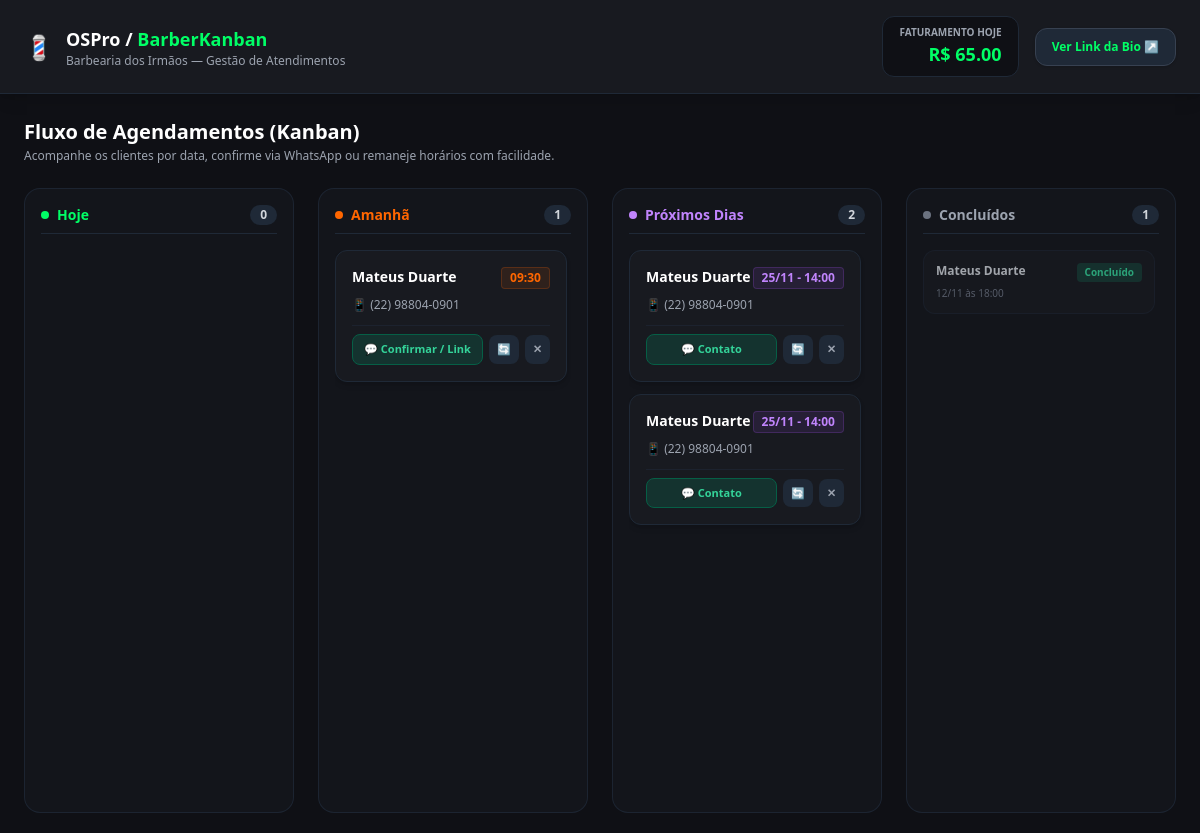
The page /admin on the database its author committed.
### app/models.py (models this page shows)
class Barbershop(Base):
    __tablename__ = "barbershops"
    id = Column(Integer, primary_key=True, index=True)
    slug = Column(String, unique=True, index=True, nullable=False) # ex: irmaos-barber
    name = Column(String, nullable=False)
    bio_text = Column(String)
    whatsapp = Column(String, nullable=False) # formato: 5534999999999
    instagram_url = Column(String)
    maps_url = Column(String)
    address_text = Column(String)
    is_active = Column(Boolean, default=True)
    barbers = relationship("Barber", back_populates="barbershop")
    services = relationship("Service", back_populates="barbershop")

class Appointment(Base):
    __tablename__ = "appointments"
    id = Column(Integer, primary_key=True, index=True)
    barbershop_id = Column(Integer, ForeignKey("barbershops.id"))
    barber_id = Column(Integer, ForeignKey("barbers.id"))
    service_id = Column(Integer, ForeignKey("services.id"))
    client_name = Column(String, nullable=False)
    client_phone = Column(String, nullable=False)
    start_datetime = Column(DateTime, nullable=False)
    end_datetime = Column(DateTime, nullable=False)
    status = Column(String, default="agendado") # agendado, concluido, cancelado

### app/main.py (the view)
@app.get("/admin", response_class=HTMLResponse)
def admin_dashboard(request: Request, db: Session = Depends(get_db)):
    shop = db.query(models.Barbershop).filter(models.Barbershop.slug == "barbearia-dos-irmaos").first()
    if not shop:
        raise HTTPException(status_code=404, detail="Barbearia não encontrada.")
    appointments = db.query(models.Appointment).filter(
        models.Appointment.barbershop_id == shop.id,
        models.Appointment.status != "cancelado"
    ).all()
    services_map = {s.id: s for s in shop.services}
    today_date = date.today()
    total_revenue = sum(
        services_map[a.service_id].price for a in appointments
        if a.status == "concluido" and a.start_datetime.date() == today_date and a.service_id in services_map
    )
    base_url = str(request.base_url).rstrip('/')
    return templates.TemplateResponse(
        request,
        "admin.html",
        {
            "shop": shop,
            "barbers": shop.barbers,
            "appointments": appointments,
            "services_map": services_map,
            "total_revenue": total_revenue,
            "today": today_date,
            "timedelta": timedelta,
            "base_url": base_url # <--- Injetando a URL base dinâmica aqui
        }
    )

### templates/admin.html (shortened to what this page needs)
<!DOCTYPE html>
<html lang="pt-BR">
<head>
    <script src="https://cdn.tailwindcss.com"></script>
</head>
<body class="bg-darkBg text-gray-100 min-h-screen flex flex-col">
    <header class="bg-cardBg border-b border-gray-800 px-6 py-4 flex justify-between items-center shadow-lg">
        <div class="flex items-center gap-3">
            <span class="text-2xl">💈</span>
            <div>
                <h1 class="text-lg font-bold text-white">OSPro / <span class="text-neonGreen">BarberKanban</span></h1>
                <p class="text-xs text-gray-400">{{ shop.name }} — Gestão de Atendimentos</p>
            </div>
        </div>
        <div class="flex items-center gap-4">
            <div class="bg-darkBg px-4 py-2 rounded-xl border border-gray-800 text-right">
                <span class="text-[10px] text-gray-400 uppercase block font-semibold">Faturamento Hoje</span>
                <span class="text-lg font-extrabold text-neonGreen">R$ {{ "%.2f"|format(total_revenue) }}</span>
            </div>
            <a href="/{{ shop.slug }}" target="_blank"
                class="bg-gray-800 hover:bg-gray-700 text-neonGreen text-xs font-semibold px-4 py-2.5 rounded-xl border border-gray-700 transition shadow">
                Ver Link da Bio ↗
            </a>
        </div>
    </header>
    <main class="flex-1 p-6 overflow-x-auto">
        <div class="mb-6 flex justify-between items-center">
            <div>
                <h2 class="text-xl font-bold text-white">Fluxo de Agendamentos (Kanban)</h2>
                <p class="text-xs text-gray-400 mt-0.5">Acompanhe os clientes por data, confirme via WhatsApp ou
                    remaneje horários com facilidade.</p>
            </div>
        </div>
        <div class="grid grid-cols-1 md:grid-cols-4 gap-6 min-w-[1000px]">
            {% set ns = namespace(today_count=0, tomorrow_count=0, future_count=0, done_count=0) %}
            {% for a in appointments %}
            {% if a.status == 'agendado' %}
            {% if a.start_datetime.date() == today %}
            {% set ns.today_count = ns.today_count + 1 %}
            {% elif a.start_datetime.date() == today + timedelta(days=1) %}
            {% set ns.tomorrow_count = ns.tomorrow_count + 1 %}
            {% else %}
            {% set ns.future_count = ns.future_count + 1 %}
            {% endif %}
            {% elif a.status == 'concluido' %}
            {% set ns.done_count = ns.done_count + 1 %}
            {% endif %}
            {% endfor %}
            <div class="bg-columnBg rounded-2xl p-4 border border-gray-800/80 flex flex-col h-[75vh]">
                <div class="flex justify-between items-center mb-4 pb-2 border-b border-gray-800">
                    <span class="text-sm font-bold text-neonGreen flex items-center gap-2">
                        <span class="w-2 h-2 rounded-full bg-neonGreen"></span> Hoje
                    </span>
                    <span class="bg-gray-800 text-gray-300 text-xs px-2.5 py-0.5 rounded-full font-bold">{{
                        ns.today_count }}</span>
                </div>
                <div class="flex-1 overflow-y-auto space-y-3 pr-1">
                </div>
            </div>
            <div class="bg-columnBg rounded-2xl p-4 border border-gray-800/80 flex flex-col h-[75vh]">
                <div class="flex justify-between items-center mb-4 pb-2 border-b border-gray-800">
                    <span class="text-sm font-bold text-neonOrange flex items-center gap-2">
                        <span class="w-2 h-2 rounded-full bg-neonOrange"></span> Amanhã
                    </span>
                    <span class="bg-gray-800 text-gray-300 text-xs px-2.5 py-0.5 rounded-full font-bold">{{
                        ns.tomorrow_count }}</span>
                </div>
                <div class="flex-1 overflow-y-auto space-y-3 pr-1">
                    {% for a in appointments %}
                    {% if a.status == 'agendado' and a.start_datetime.date() == today + timedelta(days=1) %}
                    <div class="bg-cardBg p-4 rounded-xl border border-gray-800 shadow-md">
                        <div class="flex justify-between items-start mb-2">
                            <h4 class="font-bold text-white text-sm">{{ a.client_name }}</h4>
                            <span
                                class="text-xs bg-neonOrange/10 text-neonOrange font-bold px-2 py-0.5 rounded border border-neonOrange/20">
                                {{ a.start_datetime.strftime('%H:%M') }}
                            </span>
                        </div>
                        <p class="text-xs text-gray-400 mb-3">📱 {{ a.client_phone }}</p>
                        <div class="flex items-center gap-1.5 pt-2 border-t border-gray-800/60">
                            <a href="https://wa.me/55{{ a.client_phone|replace('(', '')|replace(')', '')|replace(' ', '')|replace('-', '') }}?text=Olá%20{{ a.client_name }},%20passando%20para%20confirmar%20seu%20agendamento%20amanhã%20às%20{{ a.start_datetime.strftime('%H:%M') }}.%0AServiço:%20{{ services_map[a.service_id].name }}%0AValor:%20R$%20{{ '%.2f'|format(services_map[a.service_id].price) }}%0ASe%20precisar%20alterar%20ou%20confirmar,%20acesse%20o%20link:%20{{ base_url }}/{{ shop.slug }}?agendamento={{ a.id }}"
                                target="_blank"
                                class="flex-1 bg-emerald-600/20 hover:bg-emerald-600 text-emerald-400 hover:text-white text-[11px] font-semibold py-1.5 px-2 rounded-lg border border-emerald-800 text-center transition">
                                💬 Confirmar / Link
                            </a>
                            <button onclick="openRescheduleModal(this)" data-id="{{ a.id }}"
                                data-name="{{ a.client_name }}" data-date="{{ a.start_datetime.strftime('%Y-%m-%d') }}"
                                data-time="{{ a.start_datetime.strftime('%H:%M') }}"
                                class="bg-gray-800 hover:bg-purple-600 text-gray-300 hover:text-white text-[11px] font-bold py-1.5 px-2 rounded-lg transition"
                                title="Remanejar">
                                🔄
                            </button>
                            <button onclick="updateStatus('{{ a.id }}', 'cancelado')"
                                class="bg-gray-800 hover:bg-red-600 text-gray-400 hover:text-white text-[11px] font-bold py-1.5 px-2 rounded-lg transition"
                                title="Cancelar">
                                ✕
                            </button>
                        </div>
                    </div>
                    {% endif %}
                    {% endfor %}
                </div>
            </div>
            <div class="bg-columnBg rounded-2xl p-4 border border-gray-800/80 flex flex-col h-[75vh]">
                <div class="flex justify-between items-center mb-4 pb-2 border-b border-gray-800">
                    <span class="text-sm font-bold text-purple-400 flex items-center gap-2">
                        <span class="w-2 h-2 rounded-full bg-purple-400"></span> Próximos Dias
                    </span>
                    <span class="bg-gray-800 text-gray-300 text-xs px-2.5 py-0.5 rounded-full font-bold">{{
                        ns.future_count }}</span>
                </div>
                <div class="flex-1 overflow-y-auto space-y-3 pr-1">
                    {% for a in appointments %}
                    {% if a.status == 'agendado' and a.start_datetime.date() > today + timedelta(days=1) %}
                    <div class="bg-cardBg p-4 rounded-xl border border-gray-800 shadow-md">
                        <div class="flex justify-between items-start mb-2">
                            <h4 class="font-bold text-white text-sm">{{ a.client_name }}</h4>
                            <span
                                class="text-xs bg-purple-500/10 text-purple-400 font-bold px-2 py-0.5 rounded border border-purple-500/20">
                                {{ a.start_datetime.strftime('%d/%m - %H:%M') }}
                            </span>
                        </div>
                        <p class="text-xs text-gray-400 mb-3">📱 {{ a.client_phone }}</p>
                        <div class="flex items-center gap-1.5 pt-2 border-t border-gray-800/60">
                            <a href="https://wa.me/55{{ a.client_phone|replace('(', '')|replace(')', '')|replace(' ', '')|replace('-', '') }}?text=Olá%20{{ a.client_name }},%20lembrando%20do%20seu%20agendamento%20em%20{{ a.start_datetime.strftime('%d/%m') }}%20às%20{{ a.start_datetime.strftime('%H:%M') }}.%0AServiço:%20{{ services_map[a.service_id].name }}%0AValor:%20R$%20{{ '%.2f'|format(services_map[a.service_id].price) }}"
                                target="_blank"
                                class="flex-1 bg-emerald-600/20 hover:bg-emerald-600 text-emerald-400 hover:text-white text-[11px] font-semibold py-1.5 px-2 rounded-lg border border-emerald-800 text-center transition">
                                💬 Contato
                            </a>
                            <button onclick="openRescheduleModal(this)" data-id="{{ a.id }}"
                                data-name="{{ a.client_name }}" data-date="{{ a.start_datetime.strftime('%Y-%m-%d') }}"
                                data-time="{{ a.start_datetime.strftime('%H:%M') }}"
                                class="bg-gray-800 hover:bg-purple-600 text-gray-300 hover:text-white text-[11px] font-bold py-1.5 px-2 rounded-lg transition"
                                title="Remanejar">
                                🔄
                            </button>
                            <button onclick="updateStatus('{{ a.id }}', 'cancelado')"
                                class="bg-gray-800 hover:bg-red-600 text-gray-400 hover:text-white text-[11px] font-bold py-1.5 px-2 rounded-lg transition"
                                title="Cancelar">
                                ✕
                            </button>
                        </div>
                    </div>
                    {% endif %}
                    {% endfor %}
                </div>
            </div>
            <div class="bg-columnBg rounded-2xl p-4 border border-gray-800/80 flex flex-col h-[75vh]">
                <div class="flex justify-between items-center mb-4 pb-2 border-b border-gray-800">
                    <span class="text-sm font-bold text-gray-400 flex items-center gap-2">
                        <span class="w-2 h-2 rounded-full bg-gray-500"></span> Concluídos
                    </span>
                    <span class="bg-gray-800 text-gray-300 text-xs px-2.5 py-0.5 rounded-full font-bold">{{
                        ns.done_count }}</span>
                </div>
                <div class="flex-1 overflow-y-auto space-y-3 pr-1">
                    {% for a in appointments %}
                    {% if a.status == 'concluido' %}
                    <div class="bg-cardBg p-3 rounded-xl border border-gray-800/60 opacity-75">
                        <div class="flex justify-between items-start mb-1">
                            <h4 class="font-bold text-gray-300 text-xs">{{ a.client_name }}</h4>
                            <span
                                class="text-[10px] bg-emerald-500/20 text-emerald-400 font-semibold px-2 py-0.5 rounded">
                                Concluído
                            </span>
                        </div>
                        <p class="text-[10px] text-gray-500">{{ a.start_datetime.strftime('%d/%m às %H:%M') }}</p>
                    </div>
                    {% endif %}
                    {% endfor %}
                </div>
            </div>
        </div>
    </main>
</body>
</html>

### rows shown on the page
Barbershop: name "Barbearia dos Irmãos"
Appointment: client_name "Mateus Duarte", start_datetime "09:30", client_phone "(22) 98804-0901"
Appointment: client_name "Mateus Duarte", start_datetime "25/11 - 14:00", client_phone "(22) 98804-0901"
Appointment: client_name "Mateus Duarte", start_datetime "25/11 - 14:00", client_phone "(22) 98804-0901"
Appointment: client_name "Mateus Duarte", start_datetime "12/11 às 18:00"

### other values the page prints
{{ "%.2f"|format(total_revenue) }} "65.00"
{{ ns.today_count }} "0"
{{ ns.tomorrow_count }} "1"
{{ ns.future_count }} "2"
{{ ns.done_count }} "1"
